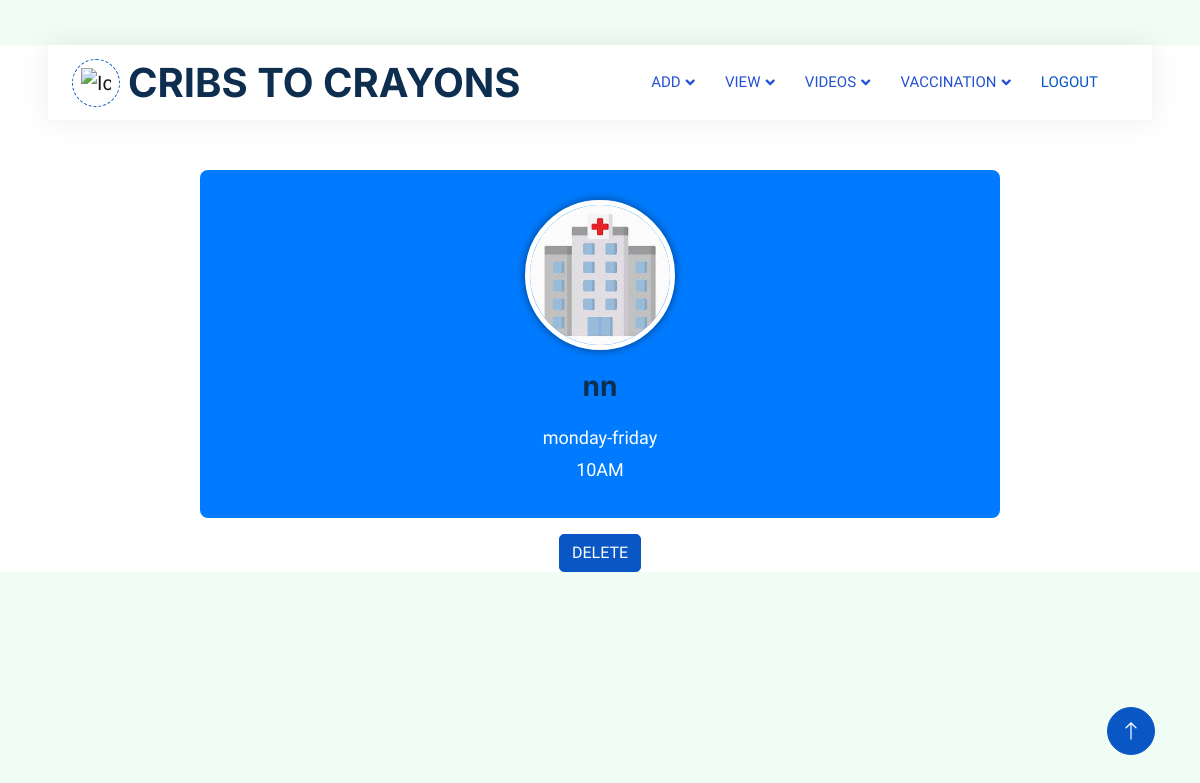
Page /viewnutritionist (signed in) on the committed database.
### app1/models.py (models this page shows)
class Nutritionist(models.Model):
    login_id=models.ForeignKey(LoginUser,on_delete=models.CASCADE)
    Nutritionist_name=models.CharField(max_length=20)
    hospital_id=models.ForeignKey(Hospital,on_delete=models.CASCADE)
    consulting_days=models.CharField(max_length=100)
    consulting_time=models.CharField(max_length=100)

### app1/views.py (the view)
# urls.py: path('viewnutritionist',views.view_nutritionist,name="viewnutritionist"),
@login_required(login_url='login/')
def view_nutritionist(request):
    log_id=LoginUser.objects.get(id=request.user.id)
    hospital=Hospital.objects.get(login_id=log_id)
    nutritionist=Nutritionist.objects.filter(hospital_id=hospital)
    print(nutritionist)
    context={
        'nutritionist':nutritionist
    }
    return render(request,'Hospital/viewnutritionist.html',context)

### template/Hospital/viewnutritionist.html (shortened to what this page needs)
<!DOCTYPE html>
<html lang="en">
{% load static %}
<head>
    <link href="https://cdnjs.cloudflare.com/ajax/libs/font-awesome/5.10.0/css/all.min.css" rel="stylesheet">
    <link href="https://cdn.jsdelivr.net/npm/bootstrap-icons@1.4.1/font/bootstrap-icons.css" rel="stylesheet">
    <link href="{% static 'js/animate.min.css' %}" rel="stylesheet">
    <link href="{% static 'js/owl.carousel.min.css' %}" rel="stylesheet">
    <link href="{% static 'css/bootstrap.min.css' %}" rel="stylesheet">
    <link href="{% static 'css/style.css' %}" rel="stylesheet">
</head>
<body>
    <div class="container-xxl bg-white p-0">
        <div class="container-fluid nav-bar bg-transparent">
            <nav class="navbar navbar-expand-lg bg-white navbar-light py-0 px-4">
                <a href="" class="navbar-brand d-flex align-items-center text-center">
                    <div class="icon p-2 me-2">
                        <img class="img-fluid" src="{% static 'img/logo.gif' %}" alt="Icon" style="width: 30px; height: 30px;">
                    </div>
                    <h1 class="m-0 " >CRIBS TO CRAYONS</h1>
                </a>
                <div class="collapse navbar-collapse" id="navbarCollapse">
                    <div class="navbar-nav ms-auto">
                        <div class="nav-item dropdown">
                            <a href="#" class="nav-link dropdown-toggle" data-bs-toggle="dropdown">ADD</a>
                        </div>
                        <div class="nav-item dropdown">
                          <a href="#" class="nav-link dropdown-toggle" data-bs-toggle="dropdown">VIEW</a>
                      </div>
                      <div class="nav-item dropdown">
                        <a href="#" class="nav-link dropdown-toggle" data-bs-toggle="dropdown">VIDEOS</a>
                    </div>
                      <div class="nav-item dropdown">
                        <a href="#" class="nav-link dropdown-toggle" data-bs-toggle="dropdown">VACCINATION</a>
                  </div>
                    <a href="{% url 'login'%}" class="nav-item nav-link active" >LOGOUT</a>
                </div>
            </nav>
        </div>
{% for i in nutritionist %}
<div class="profile-container">
  <div class="profile-header text-center">
    <img src="{% static 'img/h1.jpeg' %}" alt="Profile Picture" class="profile-picture">
    <h1 class="profile-name">{{ i.Nutritionist_name }}</h1>
    <div class="profile-details">
      <p>{{ i.consulting_days }}</p>
      <p>{{ i.consulting_time }}</p>
    </div>
  </div>
  <div class="text-center mt-3">
    <a href="{% url 'deletenutritionist' id=i.id %}" class="btn btn-primary">DELETE</a>
  </div>
{% endfor %}
</div>
<a href="#" class="btn btn-lg btn-primary btn-lg-square back-to-top"><i class="bi bi-arrow-up"></i></a>
</div>
</body>
</html>

### static/css/style.css (style rules this page uses)
:root { --primary: #0957c5; --secondary: #2264ff; --light: #EFFDF5; --dark: #2551d3; }
.back-to-top { position: fixed; display: none; right: 45px; bottom: 45px; z-index: 99; }
.btn { transition: .5s; }
.btn.btn-primary, .btn.btn-secondary { color: #FFFFFF; }
.btn-lg-square { width: 48px; height: 48px; }
.btn-square, .btn-sm-square, .btn-lg-square { padding: 0; display: flex; align-items: center; justify-content: center; font-weight: normal; border-radius: 50px; }
.nav-bar { position: relative; margin-top: 45px; padding: 0 3rem; transition: .5s; z-index: 9999; }
.navbar { box-shadow: 0 0 30px rgba(0, 0, 0, .08); }
.navbar .dropdown-toggle::after { border: none; content: "\f107"; font-family: "Font Awesome 5 Free"; font-weight: 900; vertical-align: middle; margin-left: 5px; transition: .5s; }
.navbar-light .navbar-nav .nav-link { margin-right: 30px; padding: 25px 0; color: #5288e0; font-size: 15px; text-transform: uppercase; outline: none; }
.navbar-light .navbar-nav .nav-link:hover, .navbar-light .navbar-nav .nav-link.active { color: var(--primary); }
.navbar-light .navbar-brand { height: 75px; }
.navbar-light .navbar-nav .nav-link { color: var(--dark); font-weight: 500; }
.icon { padding: 15px; display: inline-flex; align-items: center; justify-content: center; background: #FFFFFF !important; border-radius: 50px; border: 1px dashed var(--primary) !important; }

### template/Hospital/viewnutritionist.html (style rules this page uses)
.profile-container { max-width: 800px; margin: 50px auto; }
.profile-header { background-color: #007bff; color: #fff; padding: 30px 20px; border-radius: 8px; }
.profile-picture { width: 150px; height: 150px; border-radius: 50%; border: 5px solid #fff; box-shadow: 0px 0px 10px rgba(0, 0, 0, 0.5); }
.profile-name { font-size: 28px; margin-top: 20px; }
.profile-details { margin-top: 20px; }
.profile-details p { font-size: 18px; margin-bottom: 5px; }

### rows in the picture
Nutritionist: Nutritionist_name "nn", consulting_days "monday-friday", consulting_time "10AM"
